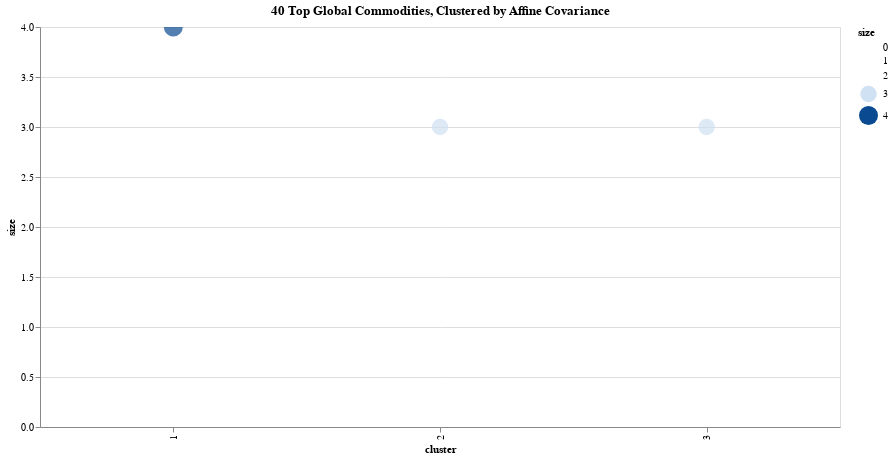

Notebook code for this chart:
### Code cell
import altair as alt
def runCluster():
    c = alt.Chart(gdf).mark_circle(size=60).encode(
        x= alt.X('cluster:N'),
        y= alt.Y('size:Q'),
        color='size:Q',
        tooltip=['names'],
        size=alt.Size('size:Q')
    ).properties(
        width=800,
        height=400,
        title="40 Top Global Commodities, Clustered by Affine Covariance"
    ).interactive()
    #.configure_title("40 Top Global Commodities, Clustered by Affine Covariance")

    chart =c
    return chart
runCluster()

### Figure 1 — Vega-Lite specification as saved in the notebook (floating-point values rounded to 4 significant figures)
{"config": {"view": {"continuousWidth": 400, "continuousHeight": 300}}, "data": {"name": "data-88a1ea2e957a5cf595a4c497d31dc6c1"}, "mark": {"type": "circle", "size": 60}, "encoding": {"color": {"field": "size", "type": "quantitative"}, "size": {"field": "size", "type": "quantitative"}, "tooltip": [{"field": "names", "type": "nominal"}], "x": {"field": "cluster", "type": "nominal"}, "y": {"field": "size", "type": "quantitative"}}, "height": 400, "selection": {"selector007": {"type": "interval", "bind": "scales", "encodings": ["x", "y"]}}, "title": "40 Top Global Commodities, Clustered by Affine Covariance", "width": 800, "$schema": "https://vega.github.io/schema/vega-lite/v4.17.0.json", "datasets": {"data-88a1ea2e957a5cf595a4c497d31dc6c1": [{"cluster": 1, "names": ["Amazon.com, Inc.", "Home Depot Inc", "Intel Corporation", "Target Corp"], "size": 4, "symbols": ["AMZN", "HD", "INTC", "TGT"]}, {"cluster": 2, "names": ["JP Morgan", "Lockheed Martin Corp", "Raytheon Technologies Corp"], "size": 3, "symbols": ["JPM", "LMT", "RTX"]}, {"cluster": 3, "names": ["Caterpillar Inc.", "Valero Energy", "Exxon Corp"], "size": 3, "symbols": ["CAT", "VLO", "XOM"]}]}}
